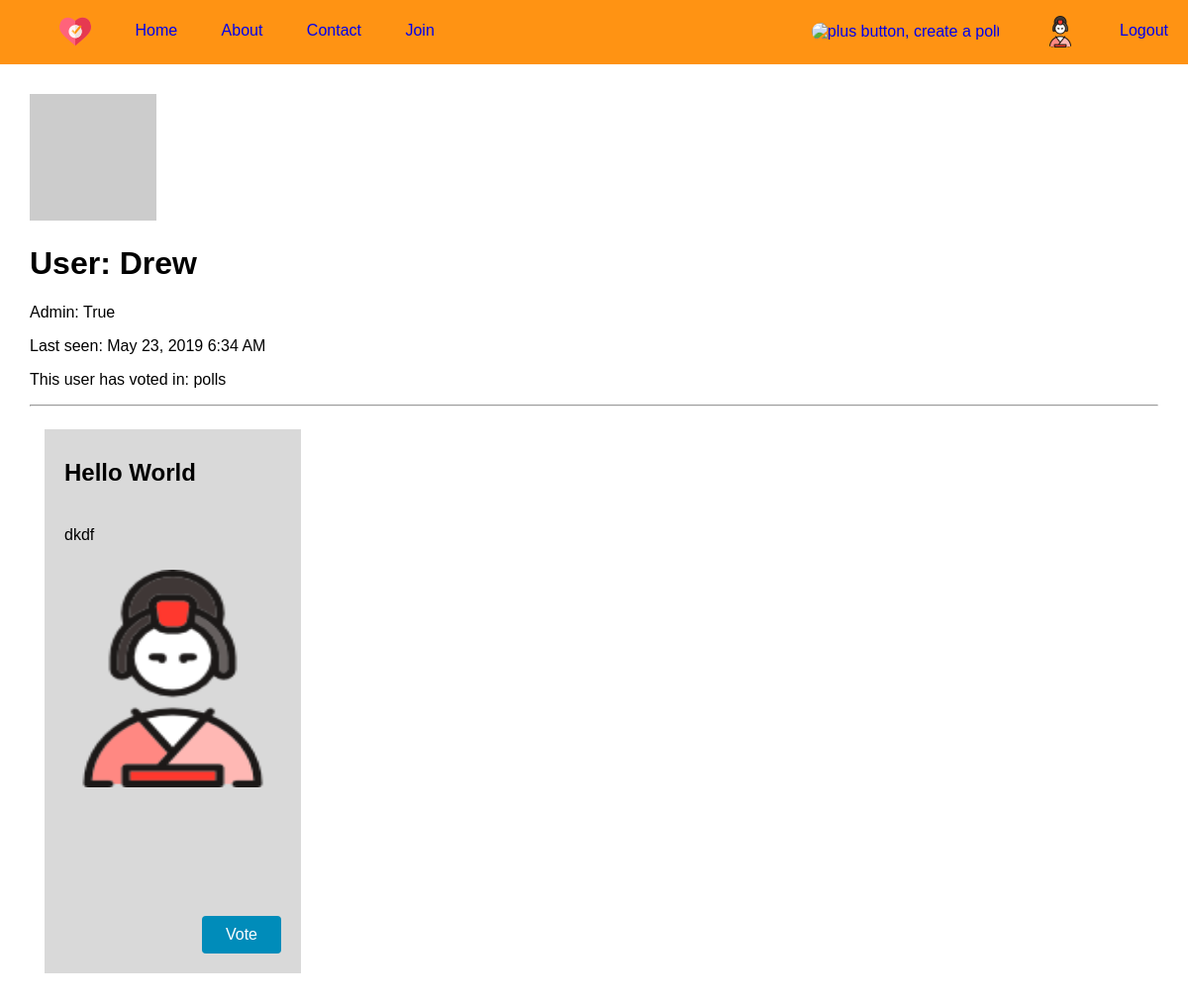
Screenshot of /user/Drew (signed in) with the database file from the repository.
### app/models.py (models this page shows, shortened)
class User(UserMixin, db.Model):
    id = db.Column(db.Integer, primary_key = True)
    username = db.Column(db.String(64), index = True, unique = True)
    email = db.Column(db.String(128), index = True, unique = True, nullable = False)
    password_hash = db.Column(db.String(128), nullable = False)
    is_admin = db.Column(db.Boolean(), default = False)
    description = db.Column(db.String(240))
    confirmed = db.Column(db.Boolean(), nullable = False, default = False)
    last_seen = db.Column(db.DateTime, default = func.now())
    polls = db.relationship("Poll", backref = "author", lazy = "dynamic", cascade = "all,delete")
    votes = db.relationship("Votes", backref = "voter", lazy = "dynamic", cascade = "all,delete")
    def delete(self):
        for file in os.listdir(USER_UPLOAD_FOLDER):
            file_id = file.split(".")[0]
            if(file_id == self.username):
                path = USER_UPLOAD_FOLDER + file
                os.remove(path)
        db.session.delete(self)
        db.session.commit()
    def avatar(self, size):
        for file in os.listdir(USER_UPLOAD_FOLDER):
            file_id = file.split(".")[0]
            if(file_id == self.username):
                return(url_for("static", filename = "user-images/" + file))
        digest = md5(self.email.lower().encode("utf-8")).hexdigest()
        return(("https://www.gravatar.com/avatar/{}?d=retro&s={}").format(digest, size))
    def get_admin(self):
        return(self.is_admin)

class Poll(db.Model):
    id = db.Column(db.Integer, primary_key = True)
    title = db.Column(db.String(64), nullable = False)
    user_id = db.Column(db.Integer, db.ForeignKey("user.id", onupdate = "CASCADE", ondelete = "CASCADE"))
    description = db.Column(db.String(240))
    create_date = db.Column(db.DateTime, index = True, server_default = func.now())
    expiry_date = db.Column(db.DateTime, index = True, nullable = False, default = datetime.utcnow() + timedelta(days = 30))
    option_limit = db.Column(db.Integer, nullable = False, default = -1)
    poll_votes = db.relationship("Votes", backref = "poll", lazy = "dynamic", cascade = "all,delete")
    poll_options = db.relationship("Responses", backref = "poll", lazy = "dynamic", cascade = "all,delete")
    def delete(self):
        for file in os.listdir(POLL_UPLOAD_FOLDER):
            file_id = file.split(".")[0]
            if(file_id == self.id):
                path = POLL_UPLOAD_FOLDER + file
                os.remove(path)
        db.session.delete(self)
        db.session.commit()
    def get_display_picture(self):
        for file in os.listdir(POLL_UPLOAD_FOLDER):
            file_id = file.split(".")[0]
            if(file_id == str(self.id)):
                return(url_for("static", filename = "poll-images/" + file))
        return(url_for("static", filename = "images/ballot-box.png"))

### app/routes.py (the view)
@app.route('/user/<username>')
@login_required
def user(username):
    user = User.query.filter_by(username=username).first_or_404()
    polls = Poll.query.filter_by(user_id = user.id)
    return render_template('user.html', user=user, polls = polls)

### app/models.py (called while the page is built)
@login.user_loader
def user_loader(id):
    return(User.query.get(int(id)))

### app/routes.py (called while the page is built)
@app.context_processor
def get_allowed_files():
    return(dict(allowed_files = ALLOWED_FILES))

@app.before_request
def before_request():
    if(current_user.is_authenticated):
        current_user.last_seen = datetime.utcnow()
        db.session.commit()

### app/templates/user.html (shortened to what this page needs)
{% extends "base.html" %}
{% block content %}
    <img src = "{{user.avatar(128)}}" style = "width:128px; height:128px;" alt = "user avatar" />
    <br>
    <h1>User: {{ user.username }}</h1>
    <p>Admin: {{user.get_admin()}}</p>
    {% if user.last_seen %}
        <p> Last seen: {{ moment(user.last_seen).format("LLL") }}</p>
    {% endif %}
    <p>This user has voted in:  polls</p>
    <hr>
    <div class = "container">
            <div class = "grid-row">
    {% for poll in user.polls %}
            {% include "_poll.html"  %}
    {% endfor %}
        </div>
    </div>
{% endblock %}

### app/templates/base.html (shortened to what this page needs)
<!DOCTYPE html>
<html>
    <head>
        <link rel= "stylesheet" type= "text/css" href= "{{url_for('static', filename = 'style/common.css')}}">
        <link rel= "stylesheet" type= "text/css" href= "{{url_for('static', filename = 'style/polls-home.css')}}">
        <link rel= "stylesheet" type= "text/css" href= "{{url_for('static', filename = 'style/error.css')}}">
    </head>
    <body>
    <header>
        <nav>
        <ul>
            <li><a href="{{ url_for('index') }}"><img src="{{url_for('static', filename = 'images/icon.png')}}" id = "logo" alt="Company icon, a heart with a tick box inside it"/></a></li>
            <li><a href="{{ url_for('index') }}"> Home </a> </li>
            <li><a href="../pages/about.html">About </a></li>
            <li><a href="../pages/contact.html"> Contact </a></li>
            <li><a href="{{url_for('register')}}"> Join </a></li>
        </ul>
        <ul>
            <li><a href= "{{url_for('create_poll')}}"> <img src="{{url_for('static', filename = 'images/plus-32.png')}}" id="create-poll" alt="plus button, create a poll"/></a></li>
            {% if current_user.is_authenticated %}
                <li><a href="{{ url_for('user', username = current_user.username) }}"><img src="{{current_user.avatar(32)}}" class="nav-right"  alt="user avatar, click to login or view profile"/></a></li>
                <li><a href = "{{ url_for('logout')}}">Logout</a></li>
            {% else %}
            <li><a href="{{ url_for('login') }}"><img src="{{url_for('static', filename = 'images/user-32.png')}}" class="nav-right"  alt="user avatar, click to login or view profile"/></a></li>
            <li><a href = "{{ url_for('login')}}">Login</a></li>
            {% endif %}
        </ul>
        </nav>
    </header>
        <div id = "content">
            {% block content %}
            {% endblock %}
        </div>
    </body>
</html>

### app/templates/_poll.html
<div class = "grid-item">
    <h2 class = "grid-title">{{ poll.title }}</h2>
    <p class = "grid-text">{{ poll.description }}</p>
    <img src = "{{ poll.get_display_picture() }}" alt = "Poll display photo" class = "grid-image">
    <a href = "{{url_for('poll', id = poll.id)}}" class = "grid-button">Vote</a>
</div>

### app/static/style/common.css (style rules this page uses)
body { margin: 0; padding: 0; font-family: sans-serif; padding: 30px; margin-top: 65px; }
header { position: absolute; top: 0; left: 0; right: 0; height: 65px; width: 100%; background-color: #FF9313; }
header * { display: inline; }
header img { width: 32px; height: 32px; border-radius: 10px; vertical-align: middle; }
nav { display: flex; align-items: center; justify-content: space-between; z-index: 10; }
header li { margin: 0px 20px; }
header li a { text-decoration: none; }

### app/static/style/polls-home.css (style rules this page uses)
.container { max-width: 1335px; }
.grid-row { display: flex; flex-flow: row wrap; justify-content: flex-start; }
.grid-item { height: 550px; flex-basis: 20%; min-width: 259px; position: relative; padding: 10px; padding: 0px; box-sizing: border-box; margin: 15px 15px; background-color: #d9d9d9; }
.grid-image { width: 100%; height: 40%; }
.grid-button { background-color: #008CBA; text-decoration: none; appearance: button; font-size: 16px; padding: 10px 24px; border-radius: 4px; color: white; position: absolute; bottom: 0; right: 0; margin: 20px; }
.grid-text, .grid-title { padding: 10px 20px; text-align: justify; }

### rows the page displays
User: avatar (picture)
User: username "Drew", get_admin "True", last_seen "May 23, 2019 6:34 AM"
Poll: title "Hello World", description "dkdf"
